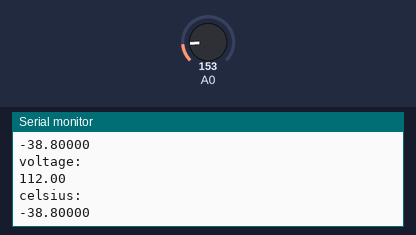
Recording of a sketch running on a simulated Arduino Uno, built with avr-gcc and run on an emulated ATmega328P. Parts: the last lines printed to the serial monitor. Inputs (shaded band) come from the test bench; at power-on: A0 = 153.

Above: at 1.8 s.
1.9 s: A0 set to 165
At 2.8 s:
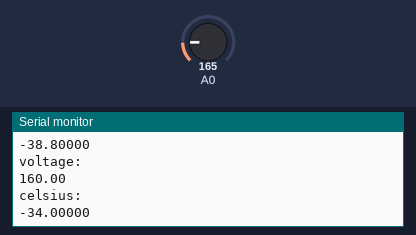
3.4 s: A0 set to 175
At 4.8 s:
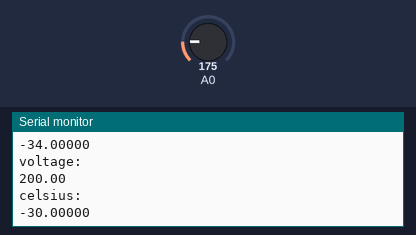
Timing chart, 0 to 6.4 s (numbered marks = the images above; inputs shaded):
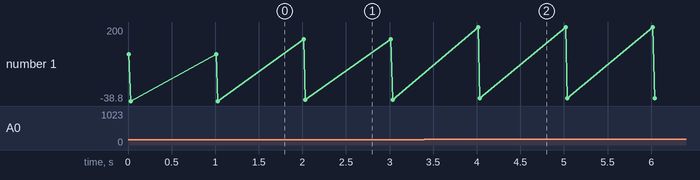

Measured:
- after the input at 1.9 s, the serial monitor: prints a new line after 0.11 s (image 1)
- after the input at 3.4 s, the serial monitor: prints a new line after 0.62 s (image 2)
- plotted number 1: -38.8 → -34 after the input at 1.9 s, -34 → -30 after the input at 3.4 s

The sketch:

servo_test.ino
```cpp
/*
example 2.1 – digital thermometer
Created 14/04/2010 —  By John Boxall — http://tronixstuff.wordpress.com —  CC by-sa v3.0
Uses an Analog Devices TMP36 temperature sensor to measure temperature and output values to the serial connection
Pin 1 of TMP36 to Arduino 5V power socket
Pin 2 of TMP36 to Arduino analog 0 socket
Pin 3 of TMP36 to Arduino GND socket
*/
void setup()
{
Serial.begin(9600);   // activate the serial output connection
}
float voltage = 0; // setup some variables
float sensor = 0;
float celsius = 0;
float fahrenheit = 0;

void loop()
{
sensor = analogRead(A0);
voltage = (((5000/1024)*sensor)-500);
celsius = (voltage-500)/10;
Serial.println("voltage:");
Serial.println(voltage);
Serial.println("celsius:");
Serial.println(celsius, 5);
delay(1000);
//voltage = (sensor*5000)/1024;
//voltage = voltage-500;
//celsius = voltage/10;
//fahrenheit = ((celsius * 1.8)+32);
//Serial.print("Temperature: ");
//Serial.print(celsius,2);
//Serial.println(" degrees C");
//Serial.print("Temperature: ");
//Serial.print(fahrenheit,2);
//Serial.println(" degrees F");
//Serial.println("_ _ _ _ _ _ _ _ _ _ _ _ _ _  ");
//delay (1000);
}
```
